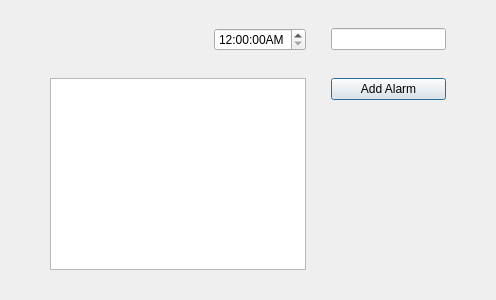
<?xml version="1.0" encoding="UTF-8"?>
<ui version="4.0">
 <class>Element_Alarm</class>
 <widget class="QDialog" name="Element_Alarm">
  <property name="geometry">
   <rect>
    <x>0</x>
    <y>0</y>
    <width>496</width>
    <height>300</height>
   </rect>
  </property>
  <property name="windowTitle">
   <string>Dialog</string>
  </property>
  <layout class="QFormLayout" name="formLayout">
   <property name="labelAlignment">
    <set>Qt::AlignRight|Qt::AlignTrailing|Qt::AlignVCenter</set>
   </property>
   <property name="horizontalSpacing">
    <number>25</number>
   </property>
   <property name="verticalSpacing">
    <number>10</number>
   </property>
   <property name="leftMargin">
    <number>50</number>
   </property>
   <property name="rightMargin">
    <number>50</number>
   </property>
   <item row="0" column="0">
    <widget class="QTimeEdit" name="timeEdit">
     <property name="sizePolicy">
      <sizepolicy hsizetype="Preferred" vsizetype="Preferred">
       <horstretch>0</horstretch>
       <verstretch>0</verstretch>
      </sizepolicy>
     </property>
     <property name="displayFormat">
      <string>h:mm:ssAP</string>
     </property>
    </widget>
   </item>
   <item row="0" column="1">
    <widget class="QLineEdit" name="NameEdit"/>
   </item>
   <item row="1" column="0">
    <widget class="QListWidget" name="WeekDay"/>
   </item>
   <item row="1" column="1">
    <widget class="QPushButton" name="set_time_alarm">
     <property name="text">
      <string>Add Alarm</string>
     </property>
    </widget>
   </item>
  </layout>
 </widget>
 <resources/>
 <connections/>
</ui>
